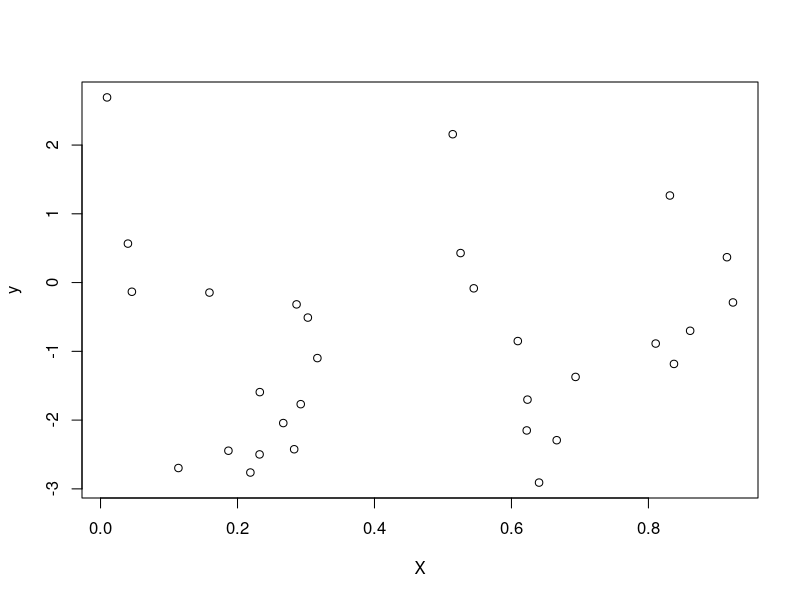
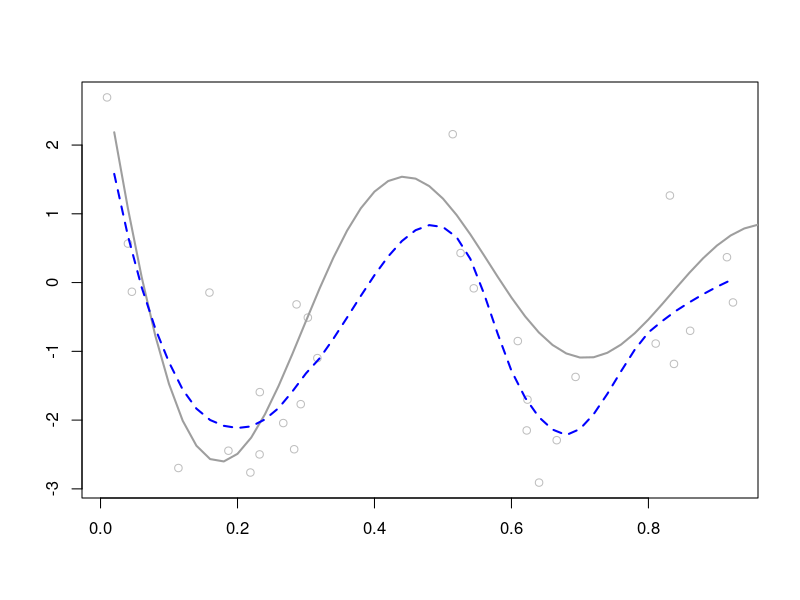

These figures' R source, in order:
## ---- chunk 1
lo.lev <- function(x1, sp){
  # x1: n-by-1 feature vector
  # sp: a numerical value for "span"
  
  n = length(x1);
  A = matrix(0,n,n);
  
  ##############################################
  # YOUR CODE: Compute the diagonal entries of the 
  #            smoother matrix S and 
  #            store it in a vector "lev"
  # Tip: check how we compute the smoother matrix
  #      for smoothing spline models
  ##############################################
  control = loess.control(surface = "direct")
  for(i in 1:n){
    y = rep(0, n); y[i]=1;
    yi = loess(y~x1,span=sp, control=control)$fitted
    A[,i]= yi
  }
  return(diag(A))
}

onestep_CV <- function(x1, y1, sp){
  
  ##############################################
  #  YOUR CODE: 
  #  1) Fit a loess model y1 ~ x1 with span = sp, and extract 
  #     the corresponding residual vector
  #  2) Call lo.lev to obtain the diagonal entries of S
  #  3) Compute LOO-CV and GCV using formula from lecture notes
  #    [lec_W5_NonlinearRegression.pdf] page 33. 
  ##############################################
  
  # Fit the loess model and obtain the residuals
  control = loess.control(surface = "direct")
  resids = loess(y1~x1,span=sp, control=control)$res;
  
  # Get the leverage and compute average leverage
  lev = lo.lev(x1,sp) 
  avg_lev = mean(lev)
  n = NROW(resids)
  
  # Compute loocv and gcv using the leverage and 
  # average leverage respectively
  cv = 1/n * sum((resids/(1-lev))^2)
  gcv = 1/n * sum((resids/(1-avg_lev))^2)
  
  
  return(list(cv = cv, gcv = gcv))
}

myCV <- function(x1, y1, span){
  # x1: feature vector of length n
  # y1: response vector of length n
  # span: a sequence of values for "span"
  
  m = length(span)
  cv = rep(0, m)
  gcv = rep(0, m)
  
  for(i in 1:m){
    tmp = onestep_CV(x1, y1, span[i])
    cv[i] = tmp$cv
    gcv[i] = tmp$gcv
  }
  return(list(cv = cv, gcv = gcv))
}
## ---- chunk 2
mydata = read.csv(file = "Coding3_Data.csv")
## ---- chunk 3
dim(mydata)
plot(mydata$x, mydata$y, xlab="X", ylab="y")
## ---- chunk 4
span1 = seq(from = 0.2, by = 0.05, length = 15 )
cv.out = myCV(mydata$x, mydata$y, span1)
## ---- chunk 5
myout = data.frame(CV = cv.out$cv, 
                   GCV = cv.out$gcv, 
                   span = span1)
myout
myout$span[myout$GCV == min(myout$GCV)]
myout$span[myout$CV == min(myout$CV)]
## ---- chunk 6
spangcv.min = 0.5
plot(mydata$x, mydata$y, xlab="", ylab="", col="gray");
fx = 1:50/50;
fy = sin(12*(fx+0.2))/(fx+0.2)
lines(fx, fy, col=8, lwd=2);
f = loess(y ~ x, mydata, span = spangcv.min)
lines(fx, predict(f, data.frame(x = fx), surface = "direct"), 
      lty=2, lwd=2, col="blue")
